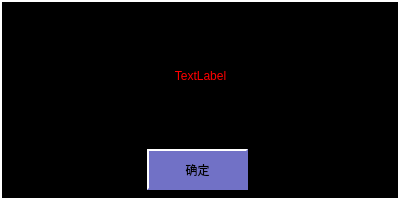
<?xml version="1.0" encoding="UTF-8"?>
<ui version="4.0">
 <class>MessageBox</class>
 <widget class="QWidget" name="MessageBox">
  <property name="geometry">
   <rect>
    <x>0</x>
    <y>0</y>
    <width>400</width>
    <height>200</height>
   </rect>
  </property>
  <property name="windowTitle">
   <string>Form</string>
  </property>
  <property name="styleSheet">
   <string notr="true">QLabel
{
	color: white;
	border: 0px groove, gray;
	font: 18px, &quot;微软雅黑&quot;;
}

QWidget
{
	background-color: black;
}

QPushButton
{
	font: 18px, &quot;微软雅黑&quot;;
    color: black;
	background-color: rgb(113, 113, 198);
	border:1px solid white;
}

QPushButton::pressed
{
	font: 18px, &quot;微软雅黑&quot;;
    color: black;
	background-color: rgb(0, 0, 255);
	border:1px solid white;
}</string>
  </property>
  <widget class="QLabel" name="lblMessage">
   <property name="geometry">
    <rect>
     <x>10</x>
     <y>50</y>
     <width>381</width>
     <height>51</height>
    </rect>
   </property>
   <property name="styleSheet">
    <string notr="true">QLabel
{
	color: red;
	border: 0px groove, gray;
	font: 20px, &quot;微软雅黑&quot;;
}</string>
   </property>
   <property name="text">
    <string>TextLabel</string>
   </property>
   <property name="alignment">
    <set>Qt::AlignCenter</set>
   </property>
  </widget>
  <widget class="QPushButton" name="btnConfirm">
   <property name="geometry">
    <rect>
     <x>147</x>
     <y>149</y>
     <width>101</width>
     <height>41</height>
    </rect>
   </property>
   <property name="styleSheet">
    <string notr="true">QPushButton
{
	font: 18px, &quot;微软雅黑&quot;;
    color: black;
	background-color: rgb(113, 113, 198);
	border:2px solid white; 
    border-right-color: rgb(113, 113, 198); 
    border-bottom-color: rgb(113, 113, 198);
}

QPushButton:disabled
{
	font: 18px, &quot;微软雅黑&quot;;
    color: white;
	background-color: rgb(113, 113, 198);
	border:2px solid white; 
    border-right-color: rgb(113, 113, 198); 
    border-bottom-color: rgb(113, 113, 198);
}

QPushButton:pressed
{
	font: 18px, &quot;微软雅黑&quot;;
    color: white;
	background-color: rgb(0, 0, 255); 
	border:2px solid white; 
	border-left-color: qlineargradient(x1: 0, y1: 0, x2: 1, y2: 0, 
                        stop: 0 gray, stop: 1 black); 			border-top-color: qlineargradient(x1: 0, y1: 0, x2: 0, 										y2: 1, stop: 0 gray, stop: 1 black);
  border-right-color: white; border-bottom-color: white;
}</string>
   </property>
   <property name="text">
    <string>确定</string>
   </property>
  </widget>
  <widget class="QLabel" name="lblBackground">
   <property name="geometry">
    <rect>
     <x>0</x>
     <y>0</y>
     <width>400</width>
     <height>200</height>
    </rect>
   </property>
   <property name="styleSheet">
    <string notr="true">font: 75 18px &quot;微软雅黑&quot;;
color: white;
background-color: black;
border:2px solid white;</string>
   </property>
   <property name="text">
    <string/>
   </property>
  </widget>
  <zorder>lblBackground</zorder>
  <zorder>lblMessage</zorder>
  <zorder>btnConfirm</zorder>
 </widget>
 <resources/>
 <connections/>
</ui>
